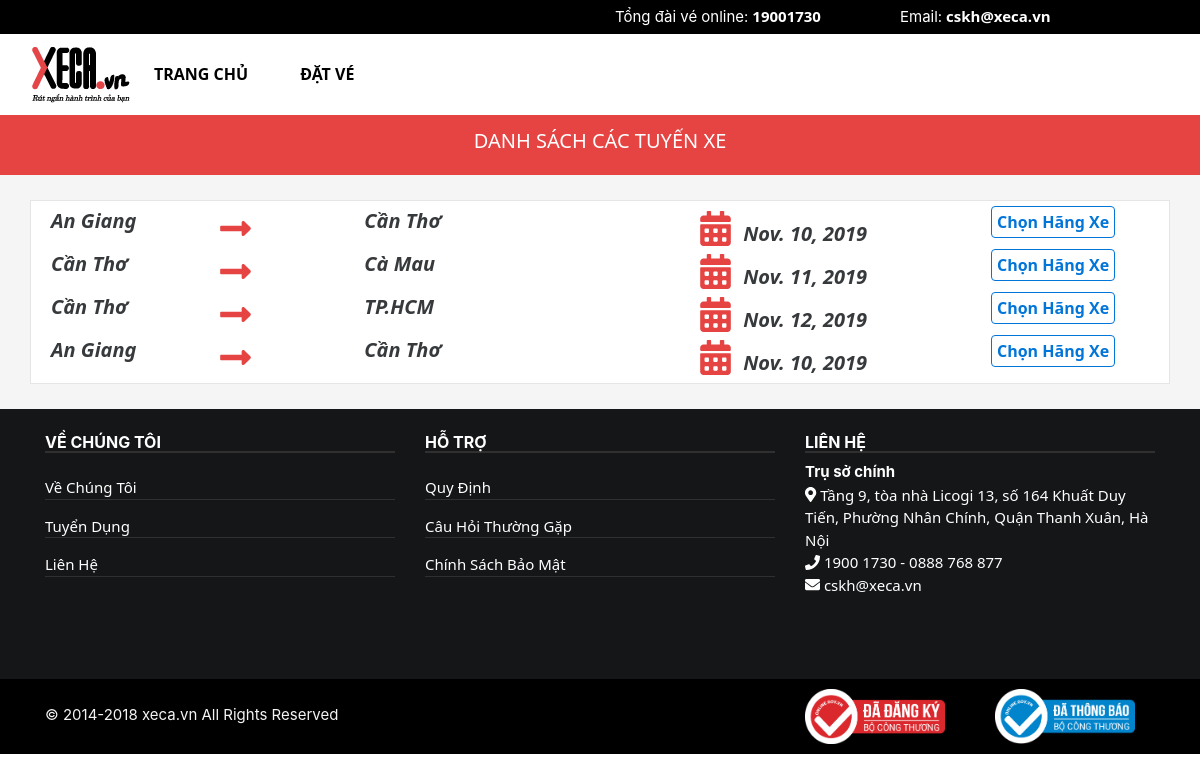
Page /Ticket/booking/ on the committed database.
### Ticket/models.py (models this page shows, shortened)
class LichTrinh(models.Model):
    TenLichTrinh = models.CharField(max_length=100, default='')
    DiemDi = models.CharField(max_length=100, default='')
    DiemDen = models.CharField(max_length=100, default='')
    ThoiGian = models.FloatField(default='')
    GioDi = models.TimeField(default='')
    NgayDi = models.DateField(default='')
    TinhTrang = models.BooleanField(default=True)
    MoTa = models.TextField(max_length=100, default='', null=True)
    NgayThem = models.DateField(auto_now=True)

### Ticket/views.py (the view)
# urls.py: path('booking/', views.list, name='booking'),
def list(request):
    Data = {'Booking': LichTrinh.objects.all().order_by('id')}
    return render(request, 'Booking/booking.html', Data)

### Ticket/templates/Booking/booking.html (shortened to what this page needs)
{% extends "pages/base.html" %}
{% load staticfiles %}
{% block css %} {% static 'styles/styleofticket.css' %} {% endblock %}
{% block content %}
<div class="menu">
		<nav class="navbar navbar-expand-sm">
			<div class="container">
				<div class="row">
					<div class="collapse navbar-collapse" id="menutren">
							<a class="navbar-brand" href="#"><img src="{% static 'Homepage/vendor/img/lg.png' %}" alt=""></a>
						<ul class="navbar-nav mr-auto mt-2 mt-lg-0">
							<li class="nav-item active">
								<a class="nav-link" href="/">Trang Chủ</a>
							</li>
							<li class="nav-item">
								<a class="nav-link" href="{% url 'booking' %}">đặt vé</a>
							</li>
						</ul>
					</div>
				</div>
			</div>
		</nav>
	</div>
	<div class="ticketbooking">
		<div class="container">
			<div class="row text-xs-center">
				<div class="col-sm-12">
					<h5 class="display-5" style="color:white">DANH SÁCH CÁC TUYẾN XE</h5>
				</div>
			</div>
		</div>
	</div>
	<div class="bookingcont">
		<div class="container">
			<div class="row routescont">
				{% for post in Booking %}
				<div class="col-sm-5">
					<div class="row">
						<div class="col-sm-4"><i>{{post.DiemDi}}</i></div>
						<div class="col-sm-4"><i class="fas fa-long-arrow-alt-right fa-2x iconticket2"></i></div>
						<div class="col-sm-4"><i>{{post.DiemDen}}</i></div>
					</div>
				</div>
				<div class="col-sm-4 text-xs-right"><i class="fas fa-calendar-alt fa-2x iconticket2"></i><i>{{post.NgayDi}}</i></div>
				<div class="col-sm-1 text-xs-left"></div>
				<div class="col-sm-2"><a href="{% url 'detailbooking' post.id %}"><button class="btn btn-outline-primary">Chọn Hãng Xe</button></a></div>
				{% endfor %}
			</div>
		</div>
	</div>
{% endblock %}

### Home/static/styles/styleofticket.css (style rules this page uses)
* { margin: 0px; padding: 0px; font-family: 'Segoe UI', Tahoma, Geneva, Verdana, sans-serif; }
.menu { background: #ffffff; }
.menu ul li a { color: #000000; text-transform: uppercase; font-weight: bold; margin-top: -25px; margin-right: 20px; }
.navbar-brand img { width: 100px; max-height: 62px; }
.ticketbooking { background: #E54443; }
.ticketbooking .col-sm-12 { padding: 15px 0px 15px 0px; }
.bookingcont { padding: 25px; background-color: #F5F5F5; }
.bookingcont .container { font-size: 20px; font-weight: bold; border: 1px solid #e5e5e5; background-color: #ffffff; }
.bookingcont .iconticket2 { margin: 0 10px 0px 10px; color: #E54443; padding-top: 5px; }
.bookingcont .routescont { padding: 20px; }
.bookingcont .routescont button { padding: 5px; font-weight: bold; }
.bookingcont div.routescont { padding: 5px; }

### rows in the picture
LichTrinh: DiemDi "An Giang", DiemDen "Cần Thơ", NgayDi "Nov. 10, 2019"
LichTrinh: DiemDi "Cần Thơ", DiemDen "Cà Mau", NgayDi "Nov. 11, 2019"
LichTrinh: DiemDi "Cần Thơ", DiemDen "TP.HCM", NgayDi "Nov. 12, 2019"
LichTrinh: DiemDi "An Giang", DiemDen "Cần Thơ", NgayDi "Nov. 10, 2019"
